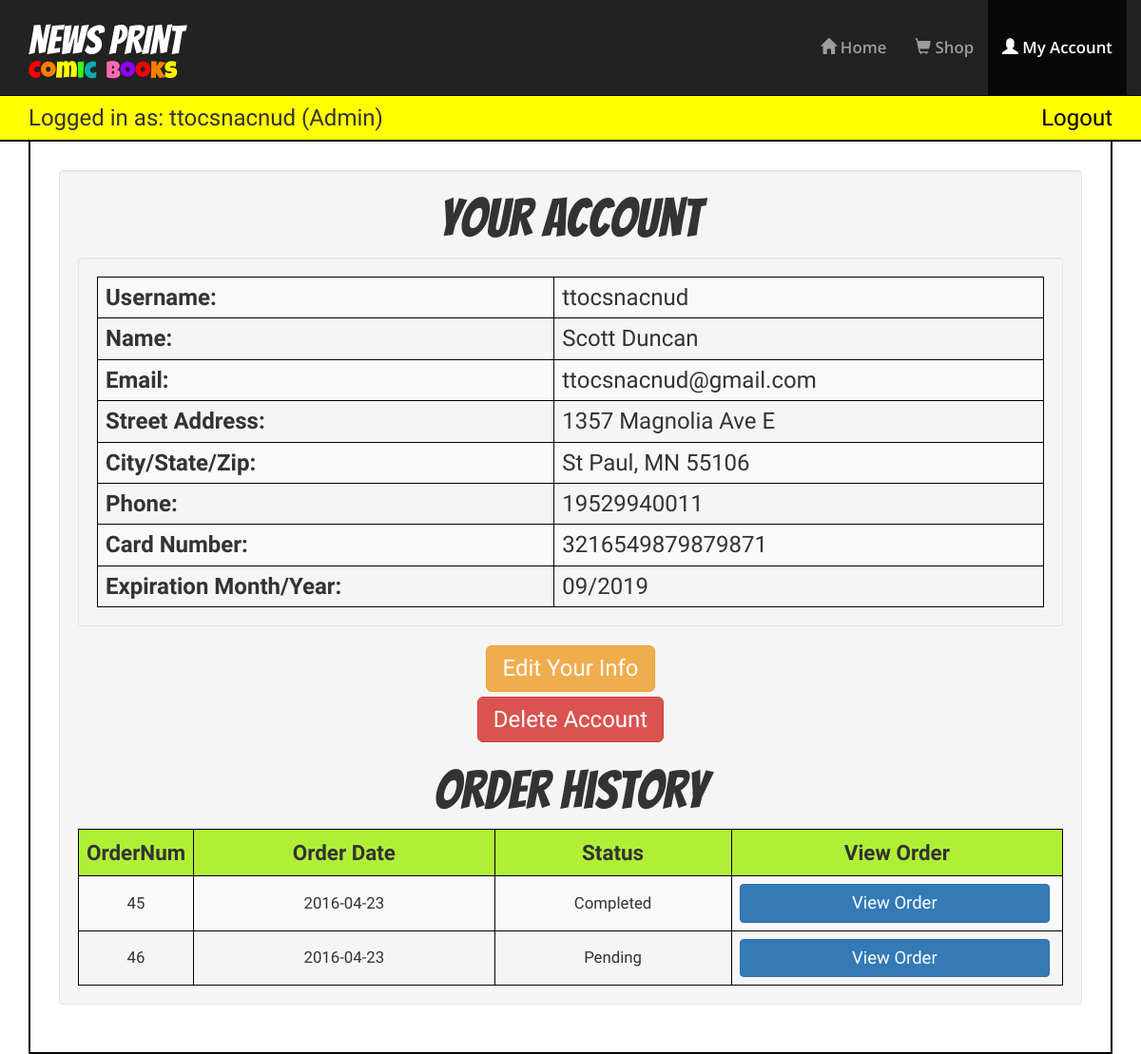
Screenshot of /index.php?page=account (signed in) with the database file from the repository.
### tables this page shows
CREATE TABLE `orders` (
  `orderNum` int(10) NOT NULL,
  `orderDate` int(11) NOT NULL,
  `customer` varchar(50) NOT NULL,
  `products_InOrder` text NOT NULL,
  `totalPrice` decimal(10,2) NOT NULL,
  `status` varchar(50) NOT NULL
);

### includes/inc_account.php (the view, shortened to what this page needs)
  <h1 class='content-header'>Your Account</h1>
  <div class="well">
    <table class="table table-bordered table-striped">
      <tbody>
        <tr>
          <td><h3 class="user-info"><strong>Username: </strong></h3></td>
          <td><h3 class="user-info"><?php  echo $_SESSION['username']; ?></h3></td>
        </tr>
        <tr>
          <td><h3 class="user-info"><strong>Name: </strong></h3></td>
          <td><h3 class="user-info"><?php  echo $_SESSION['fname']." ".$_SESSION['lname']; ?></h3></td>
        </tr>
        <tr>
          <td><h3 class="user-info"><strong>Email: </strong></h3></td>
          <td><h3 class="user-info"><?php  echo $_SESSION['email']; ?></h3></td>
        </tr>
        <tr>
          <td><h3 class="user-info"><strong>Street Address: </strong></h3></td>
          <td><h3 class="user-info"><?php  echo $_SESSION['street']; ?></h3></td>
        </tr>
        <tr>
          <td><h3 class="user-info"><strong>City/State/Zip: </strong></h3></td>
          <td><h3 class="user-info"><?php  echo $_SESSION['city'].", ".$_SESSION['state']." ".$_SESSION['zip']; ?></h3></td>
        </tr>
        <tr>
          <td><h3 class="user-info"><strong>Phone: </strong></h3></td>
          <td><h3 class="user-info"><?php  echo $_SESSION['phone']; ?></h3></td>
        </tr>
        <tr>
          <td><h3 class="user-info"><strong>Card Number: </strong></h3></td>
          <td><h3 class="user-info"><?php  echo $_SESSION['cardNum']; ?></h3></td>
        </tr>
        <tr>
          <td><h3 class="user-info"><strong>Expiration Month/Year: </strong></h3></td>
          <td><h3 class="user-info"><?php  echo $_SESSION['expMonth']."/".$_SESSION['expYear']; ?></h3></td>
        </tr>
      </tbody>
    </table>
  </div>
  <center>
    <a class="btn btn-warning btn-lg" href="index.php?page=edit"><h3 style="margin:0;">Edit Your Info</h3></a>
    <form method="post">
    <button type="submit" class="btn btn-lg btn-danger" name="delete" style="margin-top:5px;"><h3 style="margin:0;">Delete Account</h3></button>
    </form>
  </center>
  <br>
  <h1 class="content-header">Order History</h1>
  <table class="table table-bordered table-striped" id="custOrders">
  <thead>
    <tr>
      <th width="10%">OrderNum</th>
      <th>Order Date</th>
      <th>Status</th>
      <th>View Order</th>
    </tr>
  </thead>
  <tbody>
<?php
include('includes/inc_connect.php');
$stmt = "SELECT * FROM orders WHERE customer = :customer";
$result = $db->prepare($stmt);
$result->bindParam(':customer',$_SESSION['user']);
$result->execute();
while ($row = $result->fetch())
{
?>
    <tr>
    <td><?php echo $row['orderNum']; ?></td>
    <td><?php echo date('Y-m-d',$row['orderDate']); ?></td>
    <td><?php echo $row['status']; ?></td>
    <td>
      <a class="btn btn-primary"
           style="margin-right:5px;display:block;font-size:1.1em;"
           href="index.php?page=custorder&id=<?php echo $row['orderNum']; ?>&u=<?php echo $row['customer'] ?>">View Order
      </a>
    </td>
    </tr>
<?php
}
?>
  </tbody>
</table>

### custom.css (style rules this page uses)
h1,h2,h3,h4,h5,h6,p { font-family: 'Hind', sans-serif; }
th:not(.order-summary) { text-align: center; font-size: 1.6em; background-color: #B1EF36; }
body { background-image: url("images/blue-halftone.gif"); background-size: cover; }
#invProducts td, #shopProducts td, #orders td, #viewOrder td, #custOrders td { text-align: center; vertical-align: middle; font-size: 1.2em; }
.table { margin: 0; font-family: 'Hind', sans-serif; border: 1px solid black; }
.table-bordered > thead > tr > th, .table-bordered > tbody > tr > th, .table-bordered > tfoot > tr > th, .table-bordered > thead > tr > td, .table-bordered > tbody > tr > td, .table-bordered > tfoot > tr > td { border: 0.5px solid #000000; }
.content-header { font-size: 4em; font-family: 'Bangers', cursive; text-align: center; margin-top: 0; }
.user-info { margin:0; }

### rows the page displays
orders: orderNum "45", orderDate "2016-04-23", status "Completed"
orders: orderNum "46", orderDate "2016-04-23", status "Pending"

### other values shown
$_SESSION['user'] "ttocsnacnud"
$_SESSION['username'] "ttocsnacnud"
$_SESSION['fname'] "Scott"
$_SESSION['lname'] "Duncan"
$_SESSION['email'] "ttocsnacnud@gmail.com"
$_SESSION['street'] "1357 Magnolia Ave E"
$_SESSION['city'] "St Paul"
$_SESSION['state'] "MN"
$_SESSION['zip'] "55106"
$_SESSION['phone'] "19529940011"
$_SESSION['cardNum'] "3216549879879871"
$_SESSION['expMonth'] "09"
$_SESSION['expYear'] "2019"
